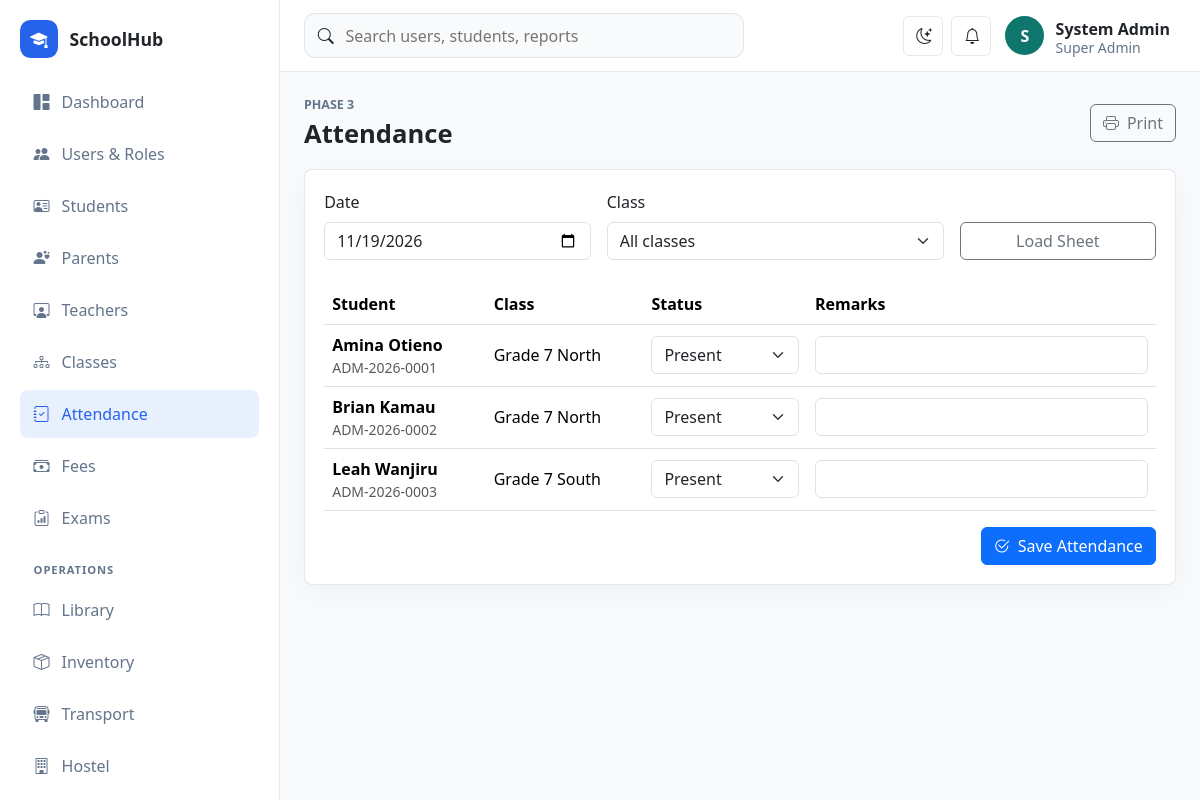
Screenshot of /school/public/attendance (signed in) with the database file from the repository.
### tables this page shows
CREATE TABLE students (
    id BIGINT UNSIGNED AUTO_INCREMENT PRIMARY KEY,
    class_stream_id BIGINT UNSIGNED NULL,
    admission_no VARCHAR(60) NOT NULL UNIQUE,
    first_name VARCHAR(100) NOT NULL,
    last_name VARCHAR(100) NOT NULL,
    email VARCHAR(190) NULL,
    phone VARCHAR(40) NULL,
    date_of_birth DATE NULL,
    gender ENUM('male', 'female', 'other') NOT NULL,
    nationality VARCHAR(80) NULL,
    religion VARCHAR(80) NULL,
    medical_notes TEXT NULL,
    emergency_contact VARCHAR(120) NULL,
    previous_school VARCHAR(160) NULL,
    status ENUM('active', 'transferred', 'graduated', 'suspended', 'inactive') NOT NULL DEFAULT 'active',
    created_at TIMESTAMP DEFAULT CURRENT_TIMESTAMP,
    updated_at TIMESTAMP DEFAULT CURRENT_TIMESTAMP ON UPDATE CURRENT_TIMESTAMP,
    INDEX idx_students_class_status (class_stream_id, status),
    CONSTRAINT fk_students_class FOREIGN KEY (class_stream_id) REFERENCES class_streams(id) ON DELETE SET NULL
);

### app/Core/View.php (called while the page is built, shortened)
<?php
final class View
{
    public static function render(string $view, array $data = [], string $layout = 'app'): void
    {
        extract($data, EXTR_SKIP);
        $viewFile = dirname(__DIR__) . "/Views/{$view}.php";
        require $viewFile;
    }
}

### app/Controllers/AttendanceController.php (called while the page is built, shortened)
<?php
final class AttendanceController
{
    public function index(): void
    {
        $date = trim((string)Request::input('date', date('Y-m-d')));
        $classId = trim((string)Request::input('class_id', ''));
        View::render('attendance/index', [
            'title' => 'Attendance',
            'date' => $date,
            'classId' => $classId,
            'classes' => Lookup::classes(),
            'records' => Attendance::sheet($date, $classId),
        ]);
    }
}

### app/Core/Router.php (called while the page is built, shortened)
<?php
final class Router
{
    private array $routes = [];
    public function get(string $path, array $handler): void
    {
        $this->routes['GET'][$this->normalize($path)] = $handler;
    }
    public function post(string $path, array $handler): void
    {
        $this->routes['POST'][$this->normalize($path)] = $handler;
    }
    public function dispatch(): void
    {
        $method = Request::method();
        $path = Request::path();
        $handler = $this->routes[$method][$path] ?? null;
        [$class, $action] = $handler;
        (new $class())->{$action}();
    }
    private function normalize(string $path): string
    {
        return '/' . trim($path, '/');
    }
}

### public/index.php (called while the page is built, shortened)
<?php
require dirname(__DIR__) . '/app/Core/helpers.php';
$config = require dirname(__DIR__) . '/config/app.php';
$router = new Router();
$router->get('/', [DashboardController::class, 'index']);
$router->get('/login', [AuthController::class, 'showLogin']);
$router->post('/login', [AuthController::class, 'login']);
$router->post('/logout', [AuthController::class, 'logout']);
$router->get('/dashboard', [DashboardController::class, 'index']);
$router->get('/users', [UserController::class, 'index']);
$router->get('/users/create', [UserController::class, 'create']);
$router->post('/users', [UserController::class, 'store']);
$router->get('/users/edit', [UserController::class, 'edit']);
$router->post('/users/update', [UserController::class, 'update']);
$router->post('/users/delete', [UserController::class, 'destroy']);
$router->get('/students', [StudentController::class, 'index']);
$router->get('/students/create', [StudentController::class, 'create']);
$router->post('/students', [StudentController::class, 'store']);
$router->get('/students/edit', [StudentController::class, 'edit']);
$router->post('/students/update', [StudentController::class, 'update']);
$router->post('/students/delete', [StudentController::class, 'destroy']);
$router->get('/teachers', [TeacherController::class, 'index']);
$router->get('/teachers/create', [TeacherController::class, 'create']);
$router->post('/teachers', [TeacherController::class, 'store']);
$router->get('/teachers/edit', [TeacherController::class, 'edit']);
$router->post('/teachers/update', [TeacherController::class, 'update']);
$router->post('/teachers/delete', [TeacherController::class, 'destroy']);
$router->get('/parents', [ParentController::class, 'index']);
$router->get('/parents/create', [ParentController::class, 'create']);
$router->post('/parents', [ParentController::class, 'store']);
$router->get('/parents/edit', [ParentController::class, 'edit']);
$router->post('/parents/update', [ParentController::class, 'update']);
$router->post('/parents/delete', [ParentController::class, 'destroy']);
$router->get('/classes', [ClassController::class, 'index']);
$router->get('/classes/create', [ClassController::class, 'create']);
$router->post('/classes', [ClassController::class, 'store']);
$router->get('/classes/edit', [ClassController::class, 'edit']);
$router->post('/classes/update', [ClassController::class, 'update']);
$router->post('/classes/delete', [ClassController::class, 'destroy']);
$router->get('/attendance', [AttendanceController::class, 'index']);
$router->post('/attendance', [AttendanceController::class, 'store']);
$router->get('/fees', [FeeController::class, 'index']);
$router->post('/fees/invoice', [FeeController::class, 'invoice']);
$router->post('/fees/payment', [FeeController::class, 'payment']);
$router->get('/exams', [ExamController::class, 'index']);
$router->post('/exams/exam', [ExamController::class, 'exam']);
$router->post('/exams/result', [ExamController::class, 'result']);
$router->get('/operations', [OperationsController::class, 'index']);
$router->get('/operations/form', [OperationsController::class, 'form']);
$router->post('/operations/save', [OperationsController::class, 'save']);
$router->post('/operations/delete', [OperationsController::class, 'destroy']);
$router->get('/reports', [ReportController::class, 'index']);
$router->dispatch();

### app/Core/helpers.php (called while the page is built, shortened)
<?php
function app_config(string $key, mixed $default = null): mixed
{
    static $config = null;
    $config ??= require dirname(__DIR__, 2) . '/config/app.php';
    return $config[$key] ?? $default;
}
function url(string $path = ''): string
{
    return rtrim(app_config('base_url'), '/') . '/' . ltrim($path, '/');
}
function e(mixed $value): string
{
    return htmlspecialchars((string)$value, ENT_QUOTES, 'UTF-8');
}

### config/app.php (called while the page is built)
<?php
return [
    'name' => 'SchoolHub',
    'base_url' => '/school/public',
    'timezone' => 'Africa/Nairobi',
    'session_name' => 'schoolhub_session',
    'debug' => true,
];

### config/database.php (called while the page is built)
<?php
return [
    'host' => '127.0.0.1',
    'port' => '3306',
    'database' => 'schoolhub',
    'username' => 'root',
    'password' => '',
    'charset' => 'utf8mb4',
];

### app/Core/Database.php (called while the page is built, shortened)
<?php
final class Database
{
    private static ?PDO $connection = null;
    public static function connection(): PDO
    {
        if (self::$connection !== null) {
            return self::$connection;
        }
        $config = require dirname(__DIR__, 2) . '/config/database.php';
        $dsn = sprintf(
            'mysql:host=%s;port=%s;dbname=%s;charset=%s',
            $config['host'],
            $config['port'],
            $config['database'],
            $config['charset']
        );
        try {
            self::$connection = new PDO($dsn, $config['username'], $config['password'], [
                PDO::ATTR_ERRMODE => PDO::ERRMODE_EXCEPTION,
                PDO::ATTR_DEFAULT_FETCH_MODE => PDO::FETCH_ASSOC,
                PDO::ATTR_EMULATE_PREPARES => false,
            ]);
        } catch (PDOException $exception) {
            http_response_code(500);
            exit('Database connection failed. Check config/database.php and import database/schema.sql.');
        }
        return self::$connection;
    }
}

### app/Models/Attendance.php (called while the page is built, shortened)
<?php
final class Attendance
{
    public static function sheet(string $date, string $classId = ''): array
    {
        $params = ['date' => $date];
        $where = 'students.status = "active"';
        $stmt = Database::connection()->prepare(
            "SELECT students.id, students.admission_no, students.first_name, students.last_name,
                    CONCAT(class_streams.name, ' ', class_streams.stream) AS class_name,
                    attendance_records.status AS attendance_status, attendance_records.remarks
             FROM students
             LEFT JOIN class_streams ON class_streams.id = students.class_stream_id
             LEFT JOIN attendance_records ON attendance_records.student_id = students.id AND attendance_records.attendance_date = :date
             WHERE {$where}
             ORDER BY class_streams.name, class_streams.stream, students.first_name"
        );
        $stmt->execute($params);
        return $stmt->fetchAll();
    }
}

### app/Core/Auth.php (called while the page is built, shortened)
<?php
final class Auth
{
    public static function user(): ?array
    {
        return $_SESSION['user'] ?? null;
    }
    public static function can(string $permission): bool
    {
        $permissions = self::user()['permissions'] ?? [];
        return in_array($permission, $permissions, true);
    }
}

### app/Views/attendance/index.php (the view, shortened to what this page needs)
<div class="page-heading"><div><p class="eyebrow">Phase 3</p><h1>Attendance</h1></div><button class="btn btn-outline-secondary" onclick="window.print()"><i class="bi bi-printer me-2"></i>Print</button></div>
<section class="panel">
    <form class="row g-3 align-items-end mb-4" method="get"><div class="col-md-4"><label class="form-label">Date</label><input class="form-control" type="date" name="date" value="<?= e($date) ?>"></div><div class="col-md-5"><label class="form-label">Class</label><select class="form-select" name="class_id"><option value="">All classes</option></select></div><div class="col-md-3"><button class="btn btn-outline-secondary w-100">Load Sheet</button></div></form>
    <form method="post" action="<?= e(url('/attendance')) ?>"><?= csrf_field() ?><input type="hidden" name="date" value="<?= e($date) ?>"><input type="hidden" name="class_id" value="<?= e($classId) ?>">
        <div class="table-responsive"><table class="table align-middle"><thead><tr><th>Student</th><th>Class</th><th>Status</th><th>Remarks</th></tr></thead><tbody>
        <?php foreach ($records as $record): ?><tr><td><div class="fw-semibold"><?= e($record['first_name'] . ' ' . $record['last_name']) ?></div><div class="text-muted small"><?= e($record['admission_no']) ?></div></td><td><?= e($record['class_name'] ?? '') ?></td><td><select class="form-select status-select" name="records[<?= e($record['id']) ?>][status]"><?php foreach (['present','absent','late','excused'] as $status): ?><option value="<?= e($status) ?>" <?= ($record['attendance_status'] ?? 'present') === $status ? 'selected' : '' ?>><?= e(ucfirst($status)) ?></option><?php endforeach; ?></select></td><td><input class="form-control" name="records[<?= e($record['id']) ?>][remarks]" value="<?= e($record['remarks'] ?? '') ?>"></td></tr><?php endforeach; ?>
        </tbody></table></div>
        <?php if (\App\Core\Auth::can('attendance.manage')): ?><div class="d-flex justify-content-end"><button class="btn btn-primary"><i class="bi bi-check2-circle me-2"></i>Save Attendance</button></div><?php endif; ?>
    </form>
</section>

### public/assets/css/app.css (style rules this page uses)
:root { --sidebar-width: 280px; --border-color: rgba(148, 163, 184, .25); --surface: #ffffff; --muted-surface: #f8fafc; --text-soft: #64748b; }
body { background: var(--muted-surface); color: var(--bs-body-color); }
.page-heading { display: flex; justify-content: space-between; align-items: center; gap: 1rem; margin-bottom: 1.25rem; }
.page-heading h1 { margin: 0; font-size: clamp(1.6rem, 2vw, 2.2rem); font-weight: 800; }
.eyebrow { margin: 0 0 .25rem; color: var(--text-soft); font-size: .78rem; text-transform: uppercase; font-weight: 800; }
.metric-card, .panel { background: var(--surface); border: 1px solid var(--border-color); border-radius: .5rem; box-shadow: 0 8px 28px rgba(15, 23, 42, .04); }
.panel { padding: 1.2rem; }

### rows the page displays
students: first_name+last_name "Amina Otieno", admission_no "ADM-2026-0001", class_name "Grade 7 North", id "Present"
students: first_name+last_name "Brian Kamau", admission_no "ADM-2026-0002", class_name "Grade 7 North", id "Present"
students: first_name+last_name "Leah Wanjiru", admission_no "ADM-2026-0003", class_name "Grade 7 South", id "Present"

### other values shown
app_config('name') "SchoolHub"
substr(current_user()['name'] ?? 'U', 0, 1) "S"
current_user()['name'] "System Admin"
current_user()['role'] "Super Admin"
